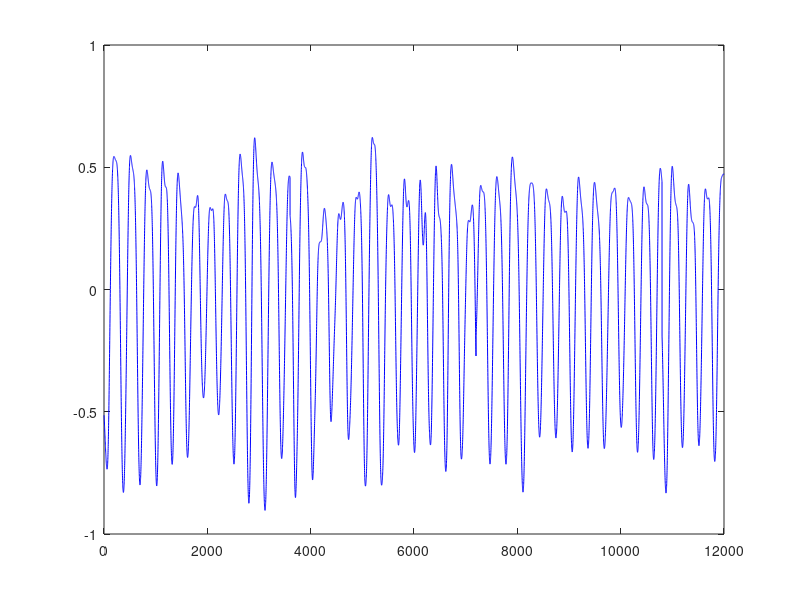

This chart was generated by the following MATLAB code: (Note: this script raises an error after producing the figure.)
clear
close
clc
PPG = load('PPGm.mat');
PPG=PPG.PPG;
PPG=PPG';
signal_check=cat(2,PPG,zeros(size(PPG,1),1));

figure()
plot(signal_check(:,1),'b')

%% stage 1: top and bottom clipping
th=0.6; %depends on the tye of recording system
for i=1:size(signal_check,1)
    signal_check(i,2)=stage1(signal_check(i,1),signal_check(i,2),th);
end

% figure()
% plot(signal_check(1,signal_check(2)==0),'g')signal_check(1,signal_check(2)==1),'k')

%% stage2-3: low and hig pass filter
fs=100;%??????????
signal_check(:,1) = stage2_3(signal_check(:,1), fs);
figure()
plot(signal_check(:,1))
